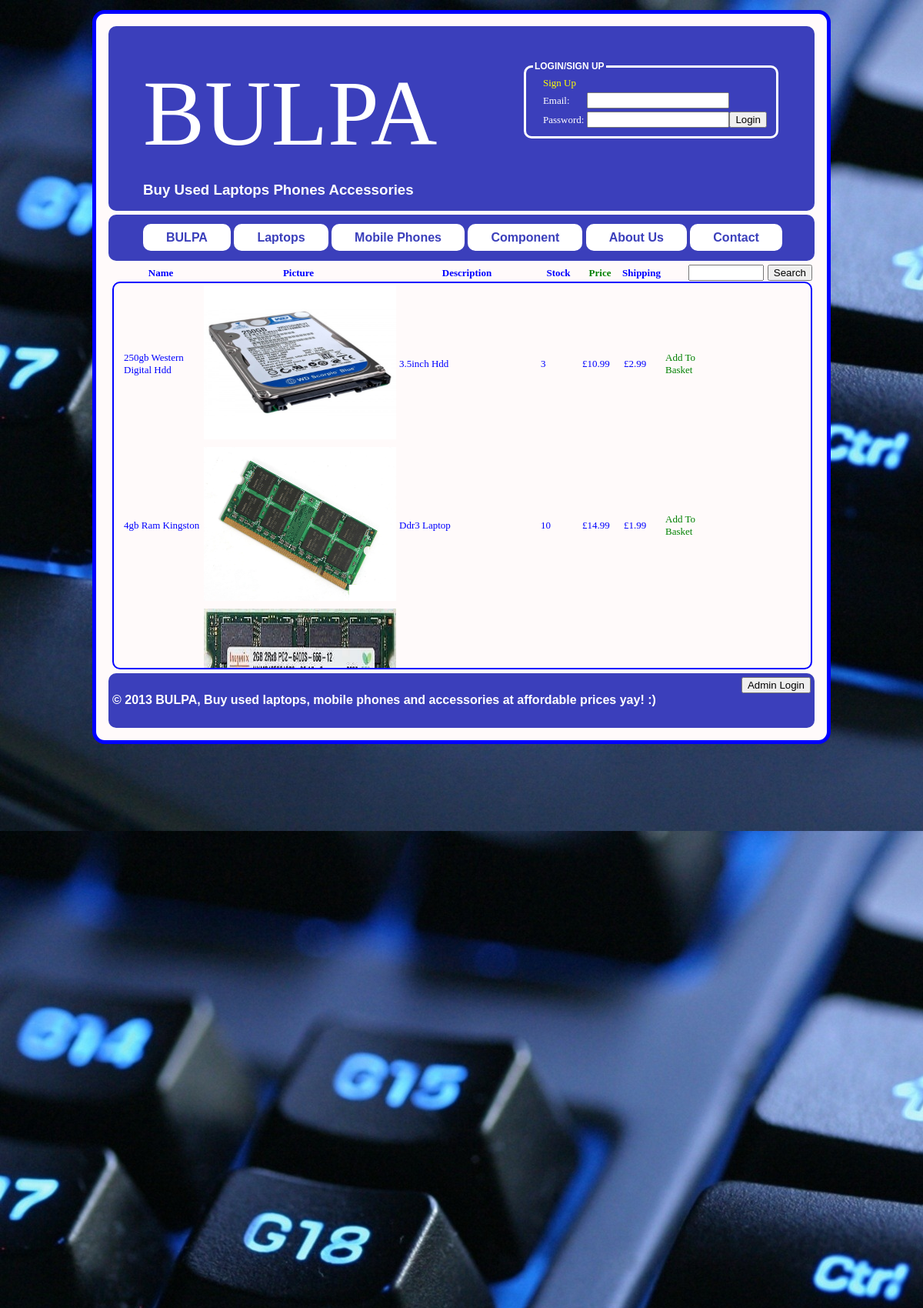
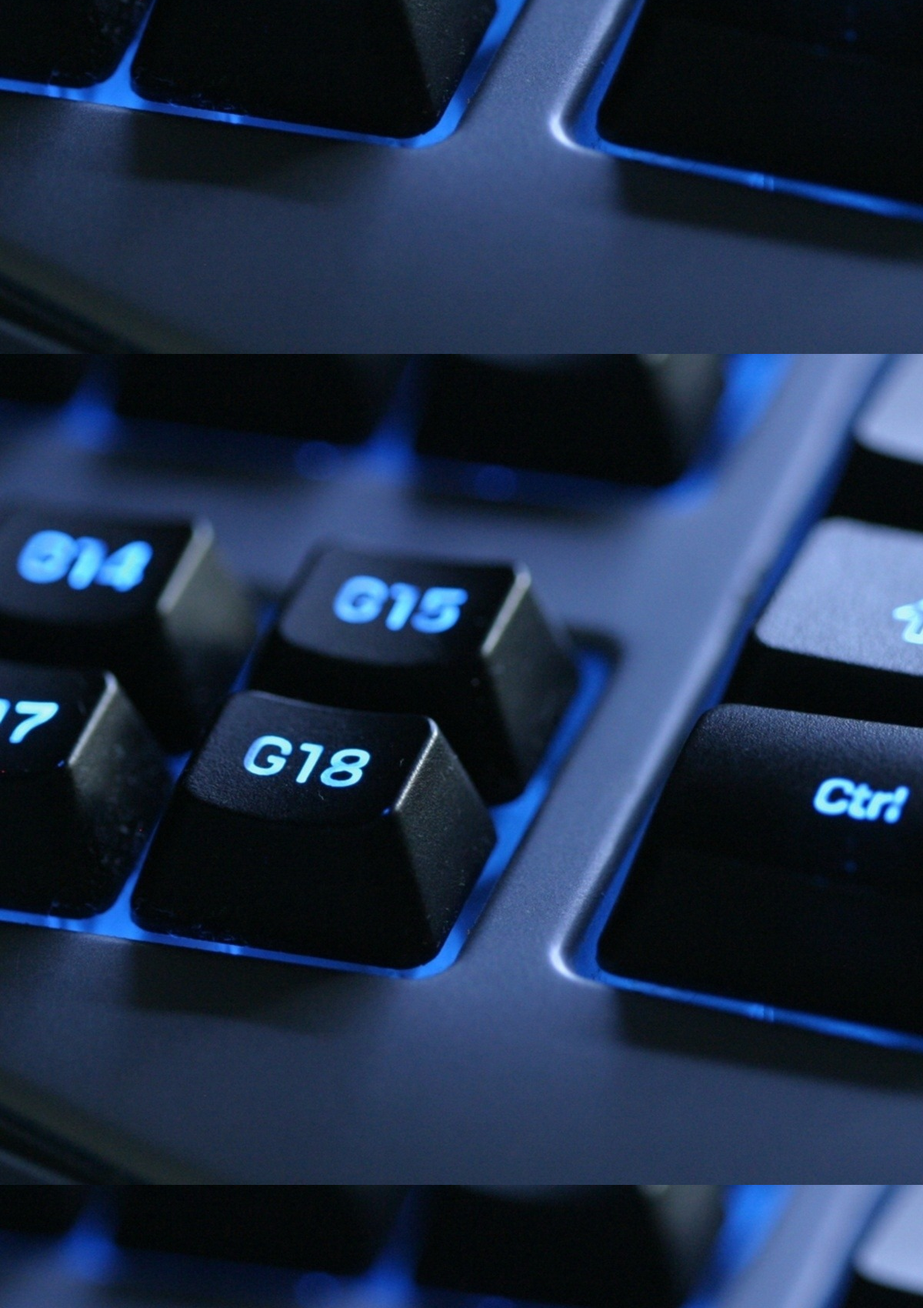
/products.php (upper part), run on the app's committed database (2 pictures, top to bottom).
### tables this page shows
CREATE TABLE `product` (
  `id` int(11) NOT NULL AUTO_INCREMENT,
  `name` varchar(30) DEFAULT NULL,
  `price` float NOT NULL,
  `description` varchar(500) NOT NULL,
  `imagename` varchar(25) NOT NULL,
  `category` varchar(20) NOT NULL,
  `quantity` int(11) NOT NULL,
  `shipping` float NOT NULL,
  PRIMARY KEY (`id`)
);

### cart.php (the view, shortened to what this page needs)
<?php
function products() {
	$category = $_GET['category'];
	$get = mysqli_query($GLOBALS['connection'], "SELECT *FROM product WHERE category='$category' ");
	if (mysqli_num_rows($get) == 0) {
		$search= $_GET['search'];
		include './includes/connection.php';
		 $query ="SELECT * FROM product WHERE name LIKE '%$search%' OR description LIKE '%$search%'  order by price";
  $result = mysqli_query($connection,$query) or exit ("Error in query: $query. ".mysqli_error());
while ($row = mysqli_fetch_assoc($result)){
			 echo '<table border="0">'.'<td style="width:100px" height="200">'
  . $row["name"]
  .'<td >'
.'<img src="images/dbImages/'.$row['imagename'].'" height="200" width="250">'
  .'<td style="width:180px" >'
  . $row["description"]
    .'<td style="width:50px" >'
  . $row["quantity"]
  .'<td style="width:50px">'
  .'&pound'.$row["price"]
  .'<td style="width:50px" >'
  .'&pound'. $row["shipping"]
.'<td style="width:50px">'.'<a href="cart.php?add=' . $row['id'] . '">Add To Basket</a>'
.'</td>'.'</table>';}
		}
}
?>

### products.php (shortened to what this page needs)
<?php
require './includes/init.php';
require './cart.php';
?>
<!DOCTYPE html>
<html>
 <head>
      <?php include 'includes/css_link.php'; ?>
   </head>
	<body>
		<div id="pagewrap">
<div class =miniwrapper>
<?php include 'includes/header.php'?>
<?php include 'includes/navigation.php'?>
			<section id="content">
    	<form style="float: right" action="products.php" method="get" >
    <input style="width: 90px" id="search-term" name="search"></input>
    <button id="search-find" type="submit">Search</button>
</form>
<div class="table_content">
       <table border="0"><th style="width:100px" "float:left">Name</th>
<th style="width:250px">Picture</th>
<th style="width:180px">Description</th>
<th  style="width:50px">Stock</th>
<th style="width:50px"><a href=products.php?price=price>Price</a></th>
<th  style="width:50px">Shipping</th>
</table>
         <div class="scrollspy-example">
    <?php
products();
?>
         </div>
			</section>
<div id="supersized"></div>
<?php include'includes/footer.php'?>
			</div>
		</div>
	</body>
</html>

### includes/css_link.php
<link href="./css/main.css" rel="stylesheet" type="text/css" />

### includes/header.php
<div id=header-sidebar>
	<header>
	<h1 >BULPA</h1>
	<h3 >Buy Used Laptops Phones Accessories</h3>
</header>
<?php include 'sidebar.php'; ?>
</div>

### includes/sidebar.php (shortened to what this page needs)
<section id="sidebar">
		<fieldset>
		<legend>
					Login/Sign Up
				</legend>
	<?php
	if (!isset($_SESSION['user'])) {
		include './includes/loginform.php';
	}
	?>
	</fieldset>
</section>

### includes/loginform.php
<form method="post" action="./login/login.php">
	<table  style="background: #3B3FBB  "  >
		<tr>
			<td><a href="registration.php"  style="color: yellow">Sign Up</a></td>
			<tr>
		<td><label for="usern">Email: </label></td>
	<td><input type="text" name="username" value=''/>	</td>
<tr>
	<td><label for="password">Password:</label></td>
	<td><input type="password" name="password" /><input type="submit" name="submit" value="Login"/></td>
</tr>
	</table>
	</form>

### includes/navigation.php
	<nav>
				<ul id="navlist">
					<li id="active">
						<ul>
<li><a href="index.php"><strong>BULPA</strong></a></li>
<li><a href=products.php?category=laptops><strong>Laptops</strong></a></li>
<li><a href=products.php?category=phones><strong>Mobile Phones</strong></a></li>
<li><a href=products.php?category=components><strong>Component</strong></a></li>
<li><a href="about_us.php"><strong>About Us</strong></a></li>
<li><a href="contacts.php"><strong>Contact</strong></a></li>
</ul>
				</ul>
			</nav>

### includes/footer.php
<footer>
	<button style="float: right" onclick="location.href='login/LogoutUserStartAdmin.php'">
		Admin Login
	</button>
	<h4> &copy; 2013 BULPA, Buy used laptops, mobile phones and accessories at affordable prices yay! :)</h4>
</footer>

### css/main.css (style rules this page uses)
body { font: 1em Arial, Helvetica, sans-serif; }
a { color:green; text-decoration: none; }
h1 { font: bold 36px Arial, Helvetica, sans-serif; }
#navlist li { display: inline; list-style-type: none; }
#pagewrap { width: 960px; margin: 0px auto; }
.miniwrapper { border: solid 5px blue; border-radius: 1em; padding: 1em; background-color: #FFFAFA; color: blue; }
header { float:left; }
#header-sidebar { height: 160px; margin-bottom: 5px; padding: 40px ; background-color: #3B3FBB; color: white; border-radius: 10px; }
#content { width: 910px; float: left; }
#sidebar { background-color: #3B3FBB; height:150px; float: right; width:400px; overflow: auto; }
footer { clear: both; margin-top: 5px; padding: 30px 50px 20px 50px; background-color: #3B3FBB; color: white; border-radius: 10px; }
#content { background:#FFFAFA; }
#sidebar { background-color: #3B3FBB; float:right: }
#pagewrap, header, #content, #sidebar, footer, nav { padding: 5px; }
ul#navlist { margin-left: 0; padding-left: 0; white-space: nowrap; }
#navlist a { padding: 9px 30px; border-radius: 10px; }
#navlist a:link, #navlist a:visited { color: #3B3FBB; background-color: #ffffff; text-decoration: none; }
#supersized { position: fixed; left: 0; top: 0; overflow: hidden; z-index: -999; width: 100%; height: 100%; }
nav { background-color: #3B3FBB; color: white; border-radius: 10px; }
.scrollspy-example { height: 500px; overflow: auto; border-radius: 10px; border: solid 2px blue; width:906px; }
table { border: solid 0px white; margin-left:10px; font: normal 13px Cambria; background-color: #FFFAFA; text-transform:lowercase; text-transform: capitalize; }
legend { border-radius: 10px; }
fieldset { border-radius: 10px; border: solid 3px white; color:white; float:right; font-size: 12px; text-transform:uppercase; font-weight:bold; }
h1 { font-size: 17px; color: white; font-weight: bold; margin-top: 0px; margin-bottom: 3px; font: 120px "New York" ; }
legend { color:white; }

### data on the page
product: name "250gb Western Digital Hdd", imagename (picture), description "3.5inch Hdd", quantity "3", price "10.99", shipping "2.99"
product: name "4gb Ram Kingston", imagename (picture), description "Ddr3 Laptop", quantity "10", price "14.99", shipping "1.99"
product: imagename (picture)
